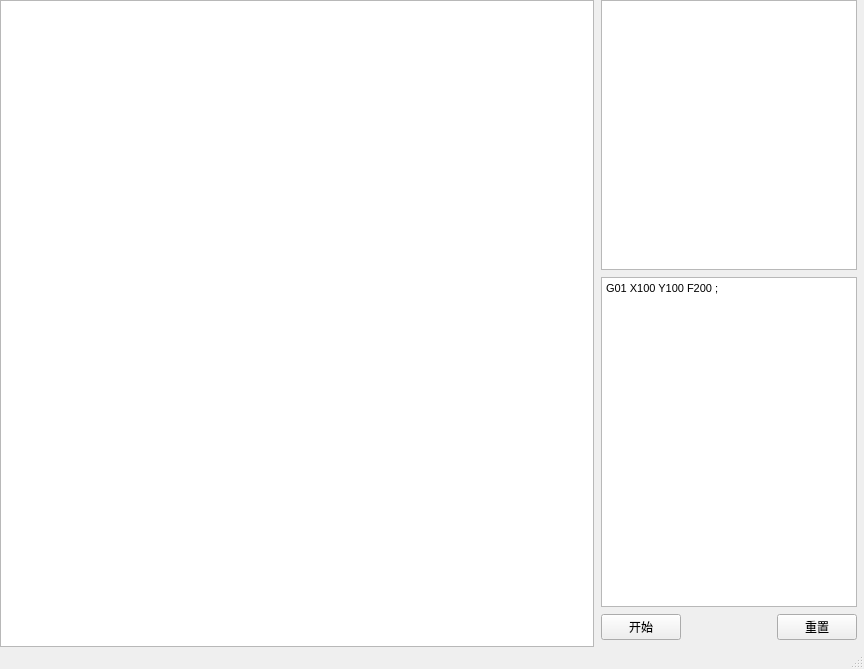
<?xml version="1.0" encoding="UTF-8"?>
<ui version="4.0">
 <class>MainWindow</class>
 <widget class="QMainWindow" name="MainWindow">
  <property name="geometry">
   <rect>
    <x>0</x>
    <y>0</y>
    <width>864</width>
    <height>669</height>
   </rect>
  </property>
  <property name="windowTitle">
   <string>MainWindow</string>
  </property>
  <widget class="QWidget" name="centralwidget">
   <layout class="QHBoxLayout" name="horizontalLayout_2">
    <property name="spacing">
     <number>0</number>
    </property>
    <property name="leftMargin">
     <number>0</number>
    </property>
    <property name="topMargin">
     <number>0</number>
    </property>
    <property name="rightMargin">
     <number>0</number>
    </property>
    <property name="bottomMargin">
     <number>0</number>
    </property>
    <item>
     <widget class="QGraphicsView" name="view_milling"/>
    </item>
    <item>
     <widget class="QWidget" name="widget_left" native="true">
      <property name="sizePolicy">
       <sizepolicy hsizetype="Fixed" vsizetype="Preferred">
        <horstretch>0</horstretch>
        <verstretch>0</verstretch>
       </sizepolicy>
      </property>
      <layout class="QVBoxLayout" name="verticalLayout_2">
       <property name="spacing">
        <number>7</number>
       </property>
       <property name="leftMargin">
        <number>7</number>
       </property>
       <property name="topMargin">
        <number>0</number>
       </property>
       <property name="rightMargin">
        <number>7</number>
       </property>
       <property name="bottomMargin">
        <number>7</number>
       </property>
       <item>
        <widget class="QTableView" name="table_status">
         <property name="sizePolicy">
          <sizepolicy hsizetype="Expanding" vsizetype="Preferred">
           <horstretch>0</horstretch>
           <verstretch>0</verstretch>
          </sizepolicy>
         </property>
         <property name="minimumSize">
          <size>
           <width>0</width>
           <height>270</height>
          </size>
         </property>
        </widget>
       </item>
       <item>
        <layout class="QVBoxLayout" name="verticalLayout">
         <property name="spacing">
          <number>7</number>
         </property>
         <property name="leftMargin">
          <number>0</number>
         </property>
         <property name="topMargin">
          <number>0</number>
         </property>
         <property name="rightMargin">
          <number>0</number>
         </property>
         <property name="bottomMargin">
          <number>0</number>
         </property>
         <item>
          <widget class="QTextEdit" name="edit_cmd">
           <property name="html">
            <string>&lt;!DOCTYPE HTML PUBLIC &quot;-//W3C//DTD HTML 4.0//EN&quot; &quot;http://www.w3.org/TR/REC-html40/strict.dtd&quot;&gt;
&lt;html&gt;&lt;head&gt;&lt;meta name=&quot;qrichtext&quot; content=&quot;1&quot; /&gt;&lt;style type=&quot;text/css&quot;&gt;
p, li { white-space: pre-wrap; }
&lt;/style&gt;&lt;/head&gt;&lt;body style=&quot; font-family:'MS Shell Dlg 2'; font-size:8.25pt; font-weight:400; font-style:normal;&quot;&gt;
&lt;p style=&quot; margin-top:0px; margin-bottom:0px; margin-left:0px; margin-right:0px; -qt-block-indent:0; text-indent:0px;&quot;&gt;G01 X100 Y100 F200 ;&lt;/p&gt;&lt;/body&gt;&lt;/html&gt;</string>
           </property>
          </widget>
         </item>
         <item>
          <widget class="QWidget" name="widget_bottom" native="true">
           <layout class="QHBoxLayout" name="horizontalLayout">
            <property name="spacing">
             <number>0</number>
            </property>
            <property name="leftMargin">
             <number>0</number>
            </property>
            <property name="topMargin">
             <number>0</number>
            </property>
            <property name="rightMargin">
             <number>0</number>
            </property>
            <property name="bottomMargin">
             <number>0</number>
            </property>
            <item>
             <widget class="QPushButton" name="btn_start">
              <property name="text">
               <string>开始</string>
              </property>
             </widget>
            </item>
            <item>
             <spacer name="horizontalSpacer">
              <property name="orientation">
               <enum>Qt::Horizontal</enum>
              </property>
              <property name="sizeHint" stdset="0">
               <size>
                <width>40</width>
                <height>20</height>
               </size>
              </property>
             </spacer>
            </item>
            <item>
             <widget class="QPushButton" name="btn_reset">
              <property name="text">
               <string>重置</string>
              </property>
             </widget>
            </item>
           </layout>
          </widget>
         </item>
        </layout>
       </item>
      </layout>
     </widget>
    </item>
   </layout>
  </widget>
  <widget class="QMenuBar" name="menubar">
   <property name="geometry">
    <rect>
     <x>0</x>
     <y>0</y>
     <width>864</width>
     <height>21</height>
    </rect>
   </property>
  </widget>
  <widget class="QStatusBar" name="statusbar"/>
 </widget>
 <resources/>
 <connections/>
</ui>
